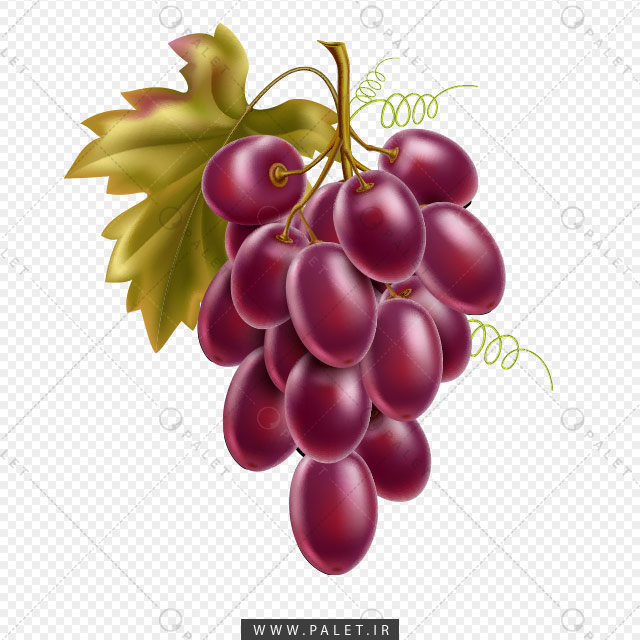
#> input picture input/01.jpg, 640 x 640 px; its folder holds 4 pictures in this run
$ jupyter execute '(tested in laptop)-cpu.ipynb'
#> lines starting #> are read from the running program, lines starting #| are printed output that depends on the picture
# CPU-only Conv2D Batch Performance — 20 Images

This notebook matches the style and output format of the FPGA-only batch notebook, but it runs the same 5×5 Conv2D algorithms on the CPU.

It is designed to work on both:

- a normal laptop/PC CPU
- the PYNQ-Z2 ARM CPU

Expected folder structure:

```text
project_folder/
├── cpu_conv2d_performance_batch_20_assignment.ipynb
└── input/
    ├── 01.jpg / 01.png / 01
    ├── 02.jpg / 02.png / 02
    ├── ...
    └── 20.jpg / 20.png / 20
```

The notebook does not resize the images. It checks that every input image is already `640 × 640`.

The notebook has separate execution cells for:

1. Blur 5×5 batch results
2. Edge-emphasis 5×5 batch results
3. Final combined statistics and project-level summary

[cell 1]
from __future__ import annotations

import csv
import os
import platform
import sys
import time
import traceback
from pathlib import Path
from typing import Dict, List, Optional, Sequence, Tuple, Any

import numpy as np
import matplotlib.pyplot as plt

try:
    get_ipython().run_line_magic("matplotlib", "inline")
except Exception:
    pass

try:
    from IPython.display import display, Image as IPythonImage
    IPYTHON_DISPLAY_AVAILABLE = True
except Exception:
    IPYTHON_DISPLAY_AVAILABLE = False

try:
    from PIL import Image
    PIL_AVAILABLE = True
except Exception:
    PIL_AVAILABLE = False

try:
    import psutil
    PSUTIL_AVAILABLE = True
except Exception:
    psutil = None
    PSUTIL_AVAILABLE = False


# Configuration
# ------------------------------------------------------

OUTPUT_DIR = "cpu_only_outputs"
INPUT_DIR_NAME = "input"

EXPECTED_IMAGE_SIZE = (640, 640)       # width, height
EXPECTED_IMAGE_COUNT = 20
INPUT_IMAGE_STEMS = [f"{i:02d}" for i in range(1, EXPECTED_IMAGE_COUNT + 1)]
INPUT_EXTENSIONS = ["", ".jpg", ".jpeg", ".png", ".bmp", ".tif", ".tiff"]

# Batch mode: one measured CPU pass per image.
# This is the same processing structure as the FPGA notebook, but executed on CPU.
SAVE_IMAGES = True
SAVE_FIRST_N_OUTPUT_IMAGES = 20        # keep 20 for full evidence; lower it if storage is tight

MAX_HEIGHT = 1080
MAX_WIDTH = 1920


MANUAL_POWER_WATTS = None

print("Environment")
print("-----------")
print("Python:", sys.version.split()[0])
print("Platform:", platform.platform())
print("CPU execution mode: available")
print("psutil available:", PSUTIL_AVAILABLE)

print("\nConfiguration")
print("-------------")
print("Input folder:", INPUT_DIR_NAME)
print("Expected image size:", EXPECTED_IMAGE_SIZE)
print("Expected image count:", EXPECTED_IMAGE_COUNT)
print("Manual power watts:", MANUAL_POWER_WATTS)

[cell 2]
# Utility helpers and system sensors
# -----------------------------------------------

def notebook_folder() -> Path:
    try:
        return Path(__file__).resolve().parent
    except NameError:
        return Path.cwd().resolve()


# [227 lines left out: functions format_duration, summarize_values, save_uint8_image, _read_proc_meminfo, read_temperatures_c, read_power_watts and 5 more, not called in this run]

[cell 3]
# Kernels and image loading
# ------------------------------------------------

KERNELS: Dict[str, Dict[str, object]] = {
    "blur5x5": {
        "display": "Blur 5x5",
        "kernel": np.ones((5, 5), dtype=np.int16),
        "divisor": 25,
        "bias": 0,
    },
    "edge_emphasis5x5": {
        "display": "Edge emphasis 5x5",
        "kernel": np.array(
            [
                [-1, -1, -1, -1, -1],
                [-1, 1, 1, 1, -1],
                [-1, 1, 16, 1, -1],
                [-1, 1, 1, 1, -1],
                [-1, -1, -1, -1, -1],
            ],
            dtype=np.int16,
        ),
        "divisor": 1,
        "bias": 0,
    },
}


def find_image_by_stem(input_dir: Path, stem: str) -> Path:
#> called with stem = '01'
    for ext in INPUT_EXTENSIONS:
        p = input_dir / f"{stem}{ext}"
        if p.exists() and p.is_file():
            return p
    raise FileNotFoundError(
        f"Missing image '{stem}' in {input_dir}. "
        f"Checked extensions: {INPUT_EXTENSIONS}"
    )


def load_input_batch(folder: Path) -> List[Tuple[str, Path, np.ndarray]]:
    if not PIL_AVAILABLE:
        raise RuntimeError("Pillow/PIL is required to load the input image folder.")

    input_dir = folder / INPUT_DIR_NAME
    if not input_dir.exists():
        raise FileNotFoundError(f"Input folder not found: {input_dir}")

    expected_w, expected_h = EXPECTED_IMAGE_SIZE
    loaded: List[Tuple[str, Path, np.ndarray]] = []

    for stem in INPUT_IMAGE_STEMS:
        path = find_image_by_stem(input_dir, stem)
        img_pil = Image.open(path).convert("L")
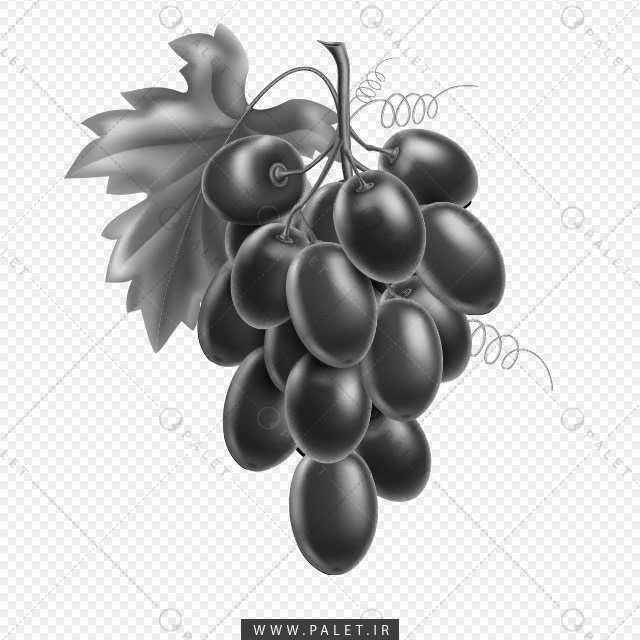
#> img_pil: PIL image 640x640 L; min 0, max 255, mean 197.2
        width, height = img_pil.size
#> width = 640; height = 640

        if (width, height) != (expected_w, expected_h):
            raise ValueError(
                f"Image {path.name} has size {width}x{height}, "
                f"but expected {expected_w}x{expected_h}. "
                "This notebook does not resize batch images."
            )

        arr = np.asarray(img_pil, dtype=np.uint8)
        loaded.append((stem, path, arr))
#> pass 2 of the loop in load_input_batch, `for stem in INPUT_IMAGE_STEMS:`:
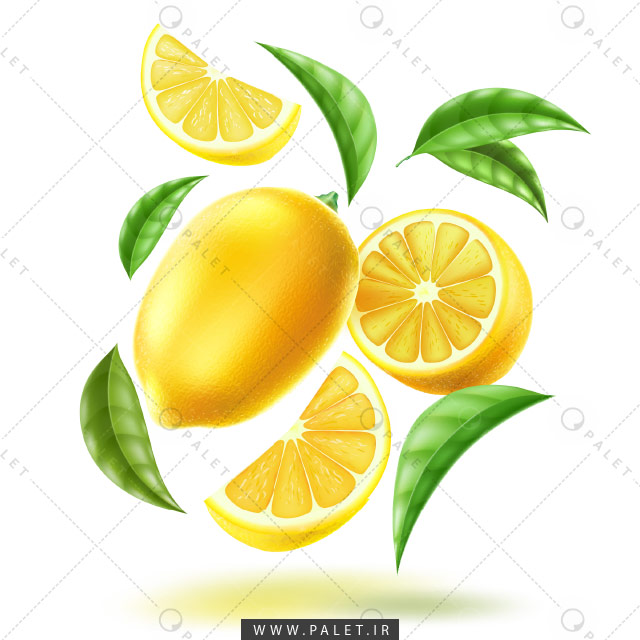
#> input picture input/02.jpg, 640 x 640 px
#> in load_input_batch, `img_pil = Image.open(path).convert("L")`:
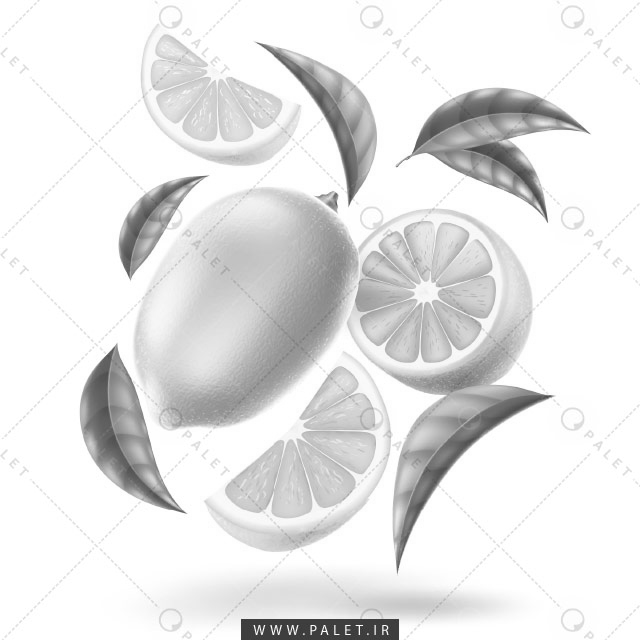
#> img_pil: PIL image 640x640 L; min 49, max 255, mean 229.8
#> pass 3 of the loop in load_input_batch, `for stem in INPUT_IMAGE_STEMS:`:
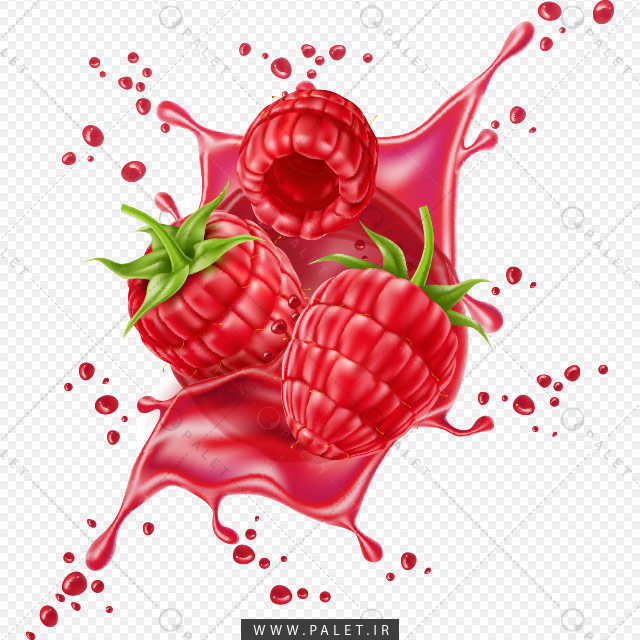
#> input picture input/03.jpg, 640 x 640 px
#> in load_input_batch, `img_pil = Image.open(path).convert("L")`:
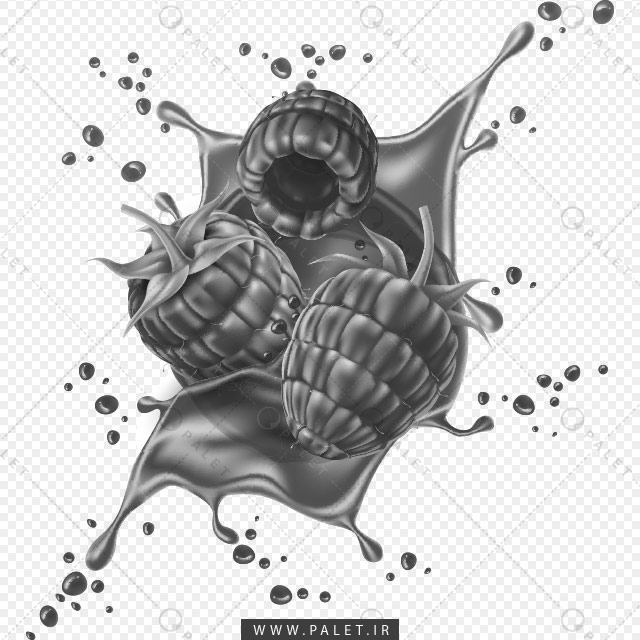
#> img_pil: PIL image 640x640 L; min 19, max 255, mean 200.9
#> the loop made 5 passes; the first 3 are shown
#> pass 2 of the loop in load_input_batch, `for stem in INPUT_IMAGE_STEMS:`:
#> pass 3 of the loop in load_input_batch, `for stem in INPUT_IMAGE_STEMS:`:
#> the loop made 5 passes; the first 3 are shown

    print(f"Loaded {len(loaded)} images from {input_dir}")
    print("First image:", loaded[0][1].name, loaded[0][2].shape, loaded[0][2].dtype)
    print("Last image:", loaded[-1][1].name, loaded[-1][2].shape, loaded[-1][2].dtype)

    return loaded
